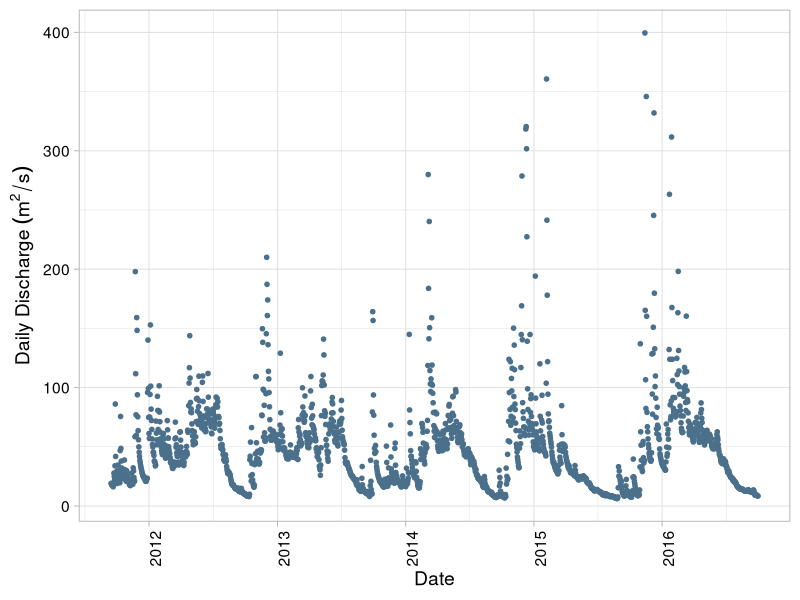
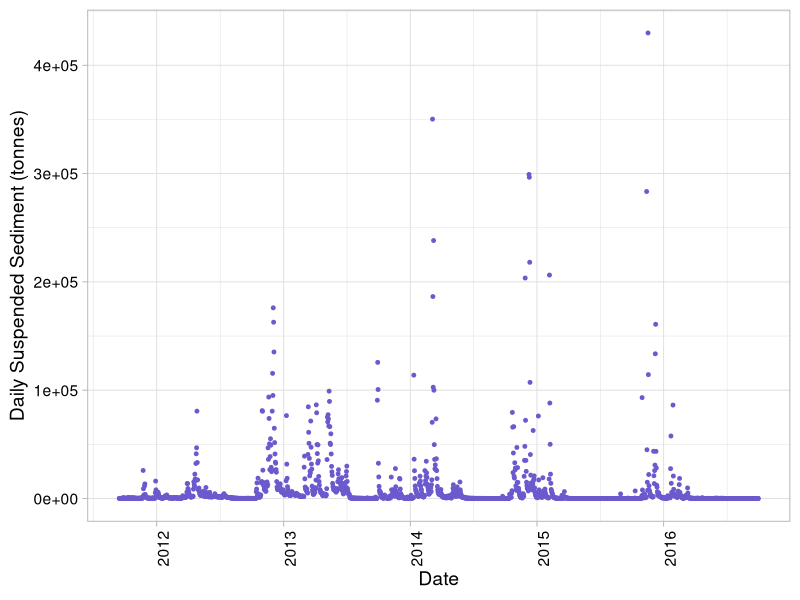
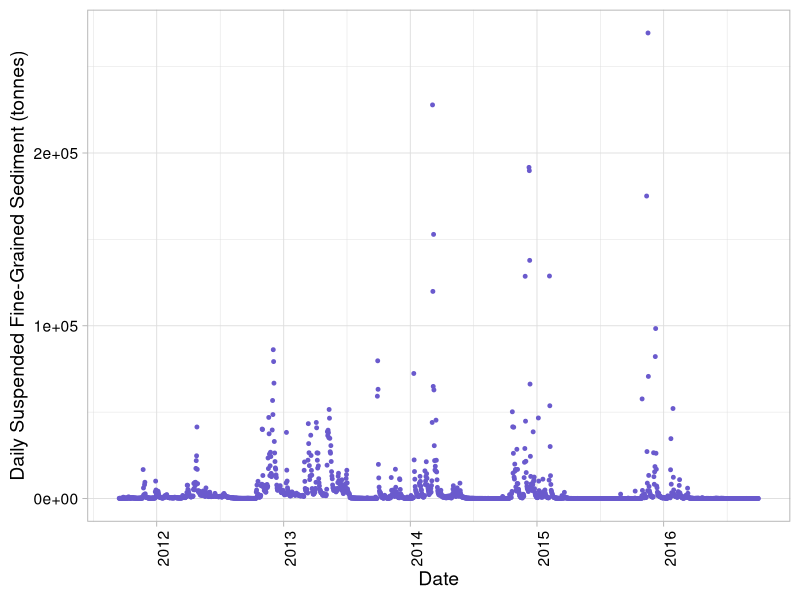
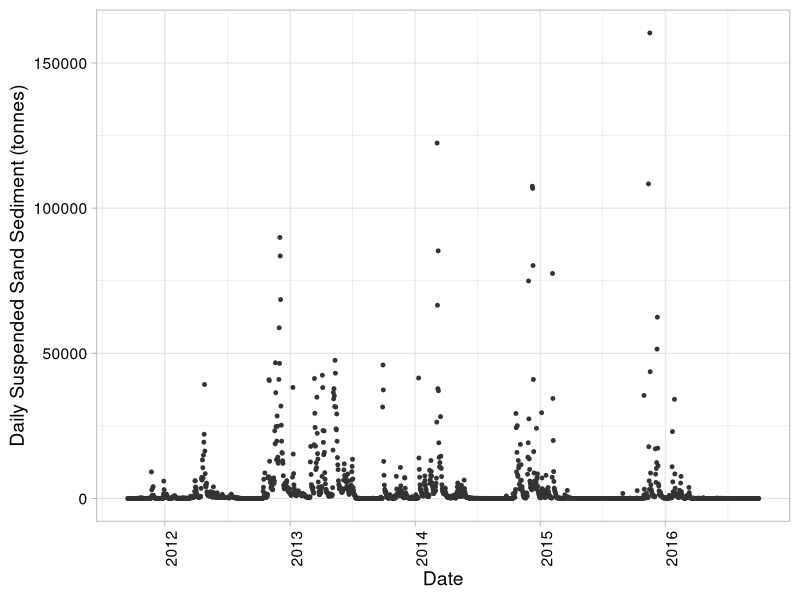
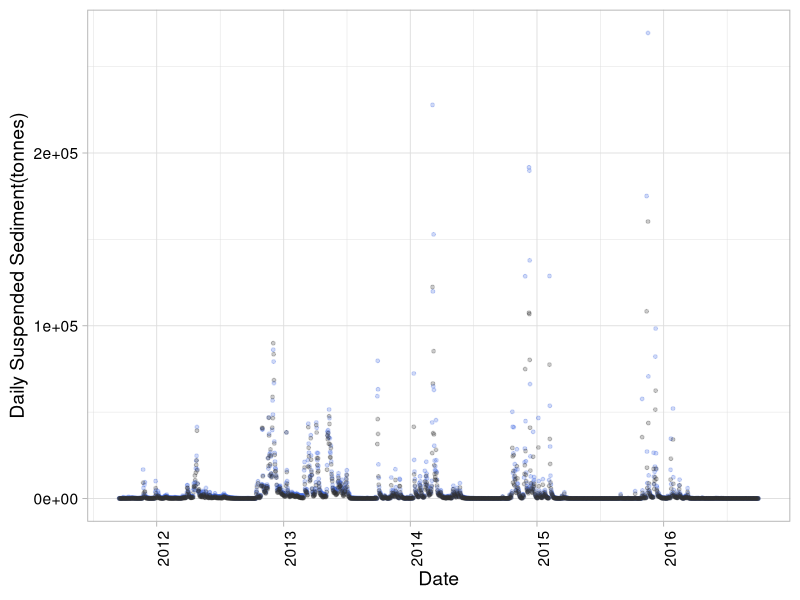

Source code (R) for these figures, in order: (Note: this script raises an error after producing the figures.)
## ---- chunk 1
# Set your working directory
setwd("/Users/kathleenmason/Documents/DUKE/Data Analytics/ElwhaRiver/DataProject_ElwhaRiver")
getwd()

# Load your packages
library(tidyverse)
library(viridis)
library(ggplot2)
library(ggrepel)
library(scales)

# Set your ggplot theme
mytheme <- theme_light(base_size = 14) +
  theme(axis.text = element_text(color = "black"), 
        legend.position = "top")+
  theme(axis.text.x = element_text(angle = 90, hjust = 1))
theme_set(mytheme)


# Load your datasets
USGS_ElwhaRiverDischarge<-read.csv("./Processed/USGS_ElwhaRiver_processed.csv")
USGS_ElwhaRiverDischarge$Date<- as.Date(USGS_ElwhaRiverDischarge$Date, format = "%Y-%m-%d")
class(USGS_ElwhaRiverDischarge$Date)
## ---- chunk 2
#1 Daily Discharge/time

ggplot(USGS_ElwhaRiverDischarge) +
  geom_point(aes(x = Date, y = DailyDischarge), size=1.25, color="skyblue4")+
  ylab(expression(Daily~Discharge~(m^2/s)))+
  scale_x_date(date_breaks = "1 year", labels = date_format("%Y"))+
  mytheme
## ---- chunk 3
#2 Daily Suspended Sediment/time
ggplot(USGS_ElwhaRiverDischarge) +
  geom_point(aes(x = Date, y = DailySuspendedSediment), size=1, color="slateblue")+
  ylab("Daily Suspended Sediment (tonnes)")+
  scale_x_date(date_breaks = "1 year", labels = date_format("%Y"))+
  mytheme

## ---- chunk 4
#3 DAily SSfine/time
ggplot(USGS_ElwhaRiverDischarge) +
  geom_point(aes(x = Date, y = DailySSfines), size=1, color="slateblue")+
  ylab("Daily Suspended Fine-Grained Sediment (tonnes)")+
  scale_x_date(date_breaks = "1 year", labels = date_format("%Y"))+
  mytheme
## ---- chunk 5
#4 Daily SSsand/time
ggplot(USGS_ElwhaRiverDischarge) +
  geom_point(aes(x = Date, y = DailySSsand), size=1, color="gray20")+
  ylab("Daily Suspended Sand Sediment (tonnes)")+
   scale_x_date(date_breaks = "1 year", labels = date_format("%Y"))+
  mytheme
## ---- chunk 6
#5 SSsand and SSfine
ggplot(USGS_ElwhaRiverDischarge) +
  geom_point(aes(x = Date, y = DailySSfines), size=1, color="royalblue", alpha=0.25)+
  geom_point(aes(x = Date, y = DailySSsand), size=1, color="gray20", alpha=0.25)+
  ylab("Daily Suspended Sediment(tonnes)")+
  scale_x_date(date_breaks = "1 year", labels = date_format("%Y"))+
  mytheme
## ---- chunk 7
#6 Total sediment discharge/time
ggplot(USGS_ElwhaRiverDischarge) +
  geom_line(aes(x = Date, y = TotalSedimentDischarge), size=.5, color="royalblue")+
  ylab("Total Sediment Discharge (tonnes)")+
   scale_x_date(date_breaks = "1 year", labels = date_format("%Y"))+
  mytheme
## ---- chunk 8
#7 daily discharge (water)/total sediment discharge

ggplot(USGS_ElwhaRiverDischarge, aes(DailyDischarge, TotalSedimentDischarge)) +
  geom_smooth(method='lm', formula=y~x, color="gray20")+
  geom_point(color="slateblue", size=1, alpha=0.5)+
  ylab("Total Sediment Discharge (tonnes)")+
  xlab(expression(Daily~Discharge~(m^2/s)))+
  ylim(0,NA)+
  xlim(0, NA)+
  mytheme
## ---- chunk 9

ggplot(USGS_ElwhaRiverDischarge_TimeStamp) +
geom_boxplot(aes(x = TimeStamp, y = DailyDischarge), color="skyblue4", alpha=0.75)+
  xlab("Timeframe in the Dam \nRemoval Process")+
   ylab(expression(Daily~Discharge~(m^2/s)))
  mytheme

## ---- chunk 10
ggplot(USGS_ElwhaRiverDischarge_TimeStamp) +
geom_boxplot(aes(x = TimeStamp, y = TotalSedimentDischarge), color="skyblue4", alpha=0.75)+
  xlab("Timeframe in the Dam Removal Process")+
  ylab("Total Daily Sediment \nDischarge (tonnes)")+
  mytheme
